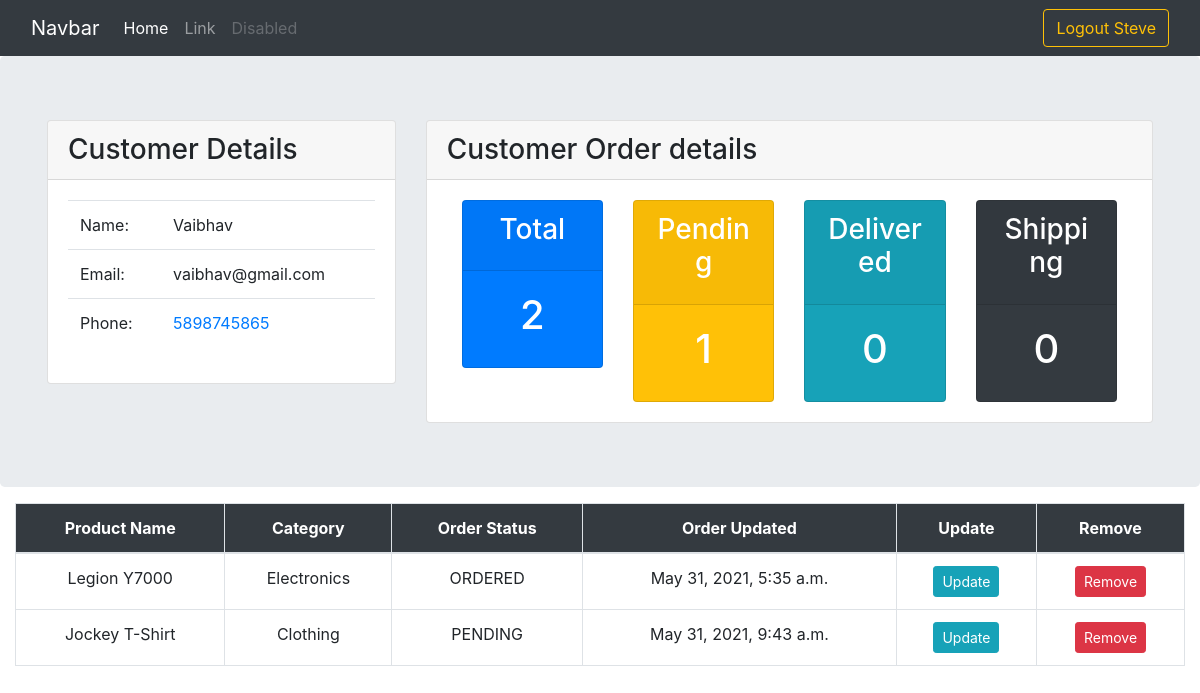
Screenshot of /customer/1 (signed in) with the database file from the repository.
### first_app/models.py (models this page shows, shortened)
class Customer(models.Model):
    user = models.OneToOneField(User,null=True,on_delete=models.CASCADE)
    name = models.CharField(max_length=200)
    email = models.EmailField()
    phone = models.CharField(max_length=13)
    pincode = models.IntegerField()
    address = models.TextField()
    date_added = models.DateTimeField(auto_now_add=True)

class Order(models.Model):
    ORDER_STATUS = (
    ("ORDERED","ORDERED"),
    ("PENDING","PENDING"),
    ("DELIVERED","DELIVERED"),
    ("SHIPPING","SHIPPING"),
    ("ARRIVING","ARRIVING")
    )
    order_status = models.CharField(max_length=150,choices=ORDER_STATUS)
    product = models.ForeignKey(Product,on_delete=models.CASCADE)
    customer = models.ForeignKey(Customer,on_delete=models.CASCADE)
    date_added = models.DateTimeField(auto_now_add=True)

class Product(models.Model):
    name = models.CharField(max_length=200)
    category = models.ForeignKey(Category,on_delete=models.CASCADE)
    tags = models.ManyToManyField(Tag)
    price = models.FloatField()
    description = models.TextField(max_length=1000)

class Category(models.Model):
    name = models.CharField(max_length=220)
    date_added = models.DateTimeField(auto_now_add=True)
    def __str__(self):
        return self.name

### first_app/views.py (the view)
# urls.py: path('customer/<int:pk>',views.customer,name='customer'),
@login_required(login_url='login_user')
def customer(request,pk):
    customer = Customer.objects.get(id=pk)
    orders = customer.order_set.all()
    total = orders.count()
    pending = orders.filter(order_status="PENDING").count()
    delivered = orders.filter(order_status="DELIVERED").count()
    shipping = orders.filter(order_status="SHIPPING").count()
    context = {'customer':customer,'orders':orders,
               'total':total,'pending':pending,'delivered':delivered,
               'shipping':shipping}
    return render(request,'first_app/customer.html',context=context)

### templates/first_app/customer.html (shortened to what this page needs)
{% extends "first_app/layout/main_base.html" %}
{% block content_block %}
  <div class="container-fluid px-0">
    <div class="jumbotron mb-0">
      <div class="row mx-0">
        <div class="col-4">
          <div class="card">
            <div class="card-header">
              <h3 class="mb-0">Customer Details</h3>
            </div>
            <div class="card-body">
              <table class="table">
                <tr>
                  <td>Name:</td>
                  <td>{{customer.name}}</td>
                </tr>
                <tr>
                  <td>Email:</td>
                  <td>{{customer.email}}</td>
                </tr>
                <tr>
                  <td>Phone:</td>
                  <td><a href="tel:{{customer.phone}}">{{customer.phone}}</a></td>
                </tr>
              </table>
            </div>
          </div>
        </div>
        <div class="col-8">
          <div class="card">
            <div class="card-header">
              <h3 class="mb-0">Customer Order details</h3>
            </div>
            <div class="card-body">
              {% include "first_app/components/stats.html" %}
            </div>
          </div>
        </div>
      </div>
    </div>
    <div class="col-12 py-3">
      <table class="table table-bordered">
        <thead class="bg-dark text-white">
          <tr class="text-center">
            <th>Product Name</th>
            <th>Category</th>
            <th>Order Status</th>
            <th>Order Updated</th>
            <th>Update</th>
            <th>Remove</th>
          </tr>
        </thead>
        <tbody>
          {% for order in orders %}
            <tr class="text-center">
              <td>{{order.product.name}}</td>
              <td>{{order.product.category}}</td>
              <td>{{order.order_status}}</td>
              <td>{{order.date_added}}</td>
              <td class="text-center">
                <a href="{% url 'update_order' order.id %}" class="btn btn-sm btn-info">Update</a>
              </td>
              <td class="text-center">
                <button
                  data-product="{{order.product.name}}"
                  data-order ="{{order.id}}"
                  data-toggle="modal" data-target="#delete_order"
                  class="btn btn-sm btn-danger del_order_btn">Remove</button>
              </td>
            </tr>
          {% endfor %}
        </tbody>
      </table>
    </div>
  </div>
{% endblock content_block %}

### templates/first_app/layout/main_base.html (shortened to what this page needs)
{% load static %}
<!DOCTYPE html>
<html lang="en" dir="ltr">
  <head>
    <link rel="stylesheet"
    href="https://cdn.jsdelivr.net/npm/bootstrap@4.6.0/dist/css/bootstrap.min.css">
  </head>
  <body>
    <div class="container-fluid px-0">
      {% include "first_app/components/navbar.html" %}
      {% block content_block %}
      {% endblock %}
    </div>
  </body>
</html>

### templates/first_app/components/navbar.html (shortened to what this page needs)
<nav class="navbar navbar-expand-lg navbar-dark bg-dark">
  <div class="container-fluid">
    <a class="navbar-brand" href="#">Navbar</a>
    <div class="collapse navbar-collapse" id="navbarSupportedContent">
      {% if request.user.username %}
      <ul class="navbar-nav me-auto mb-2 mb-lg-0">
        <li class="nav-item">
          <a class="nav-link active" aria-current="page" href="#">Home</a>
        </li>
        <li class="nav-item">
          <a class="nav-link" href="#">Link</a>
        </li>
        <li class="nav-item">
          <a class="nav-link disabled" href="#" tabindex="-1" aria-disabled="true">Disabled</a>
        </li>
      </ul>
      {% endif %}
      <div class="form-inline ml-auto">
        {% if request.user.username %}
          <a href="{% url 'logout' %}" class="btn btn-outline-warning">
            Logout {{request.user.username | title }}
          </a>
          {% else %}
          <a href="{% url 'login_user' %}" class="btn btn-outline-success">Login</a>
        {% endif %}
    </div>
    </div>
  </div>
</nav>

### templates/first_app/components/stats.html
<div class="container-block">
  <div class="row mx-0">
    <div class="col-3 mx-auto">
      <div class="card bg-primary text-center">
        <div class="card-header">
          <h3 class="card-title text-white">Total</h3>
        </div>
        <div class="card-body">
          <h1 class="text-white mx-0">
            {{ total }}
          </h1>
        </div>
      </div>
    </div>
    <div class="col-3 mx-auto">
      <div class="card bg-warning text-center">
        <div class="card-header">
          <h3 class="card-title text-white">Pending</h3>
        </div>
        <div class="card-body">
          <h1 class="text-white mx-0">
            {{ pending }}
          </h1>
        </div>
      </div>
    </div>
    <div class="col-3 mx-auto">
      <div class="card bg-info text-center">
        <div class="card-header">
          <h3 class="card-title text-white">Delivered</h3>
        </div>
        <div class="card-body">
          <h1 class="text-white mx-0">
            {{ delivered }}
          </h1>
        </div>
      </div>
    </div>
    <div class="col-3 mx-auto">
      <div class="card bg-dark text-center">
        <div class="card-header">
          <h3 class="card-title text-white">Shipping</h3>
        </div>
        <div class="card-body">
          <h1 class="text-white mx-0">
            {{ shipping }}
          </h1>
        </div>
      </div>
    </div>
  </div>
</div>

### rows the page displays
Customer: name "Vaibhav", email "vaibhav@gmail.com", phone "5898745865"
Order: product.name "Legion Y7000", product.category "Electronics", order_status "ORDERED", date_added "May 31, 2021, 5:35 a.m."
Order: product.name "Jockey T-Shirt", product.category "Clothing", order_status "PENDING", date_added "May 31, 2021, 9:43 a.m."

### other values shown
{{ request.user.username | title }} "Steve"
{{ total }} "2"
{{ pending }} "1"
{{ delivered }} "0"
{{ shipping }} "0"
